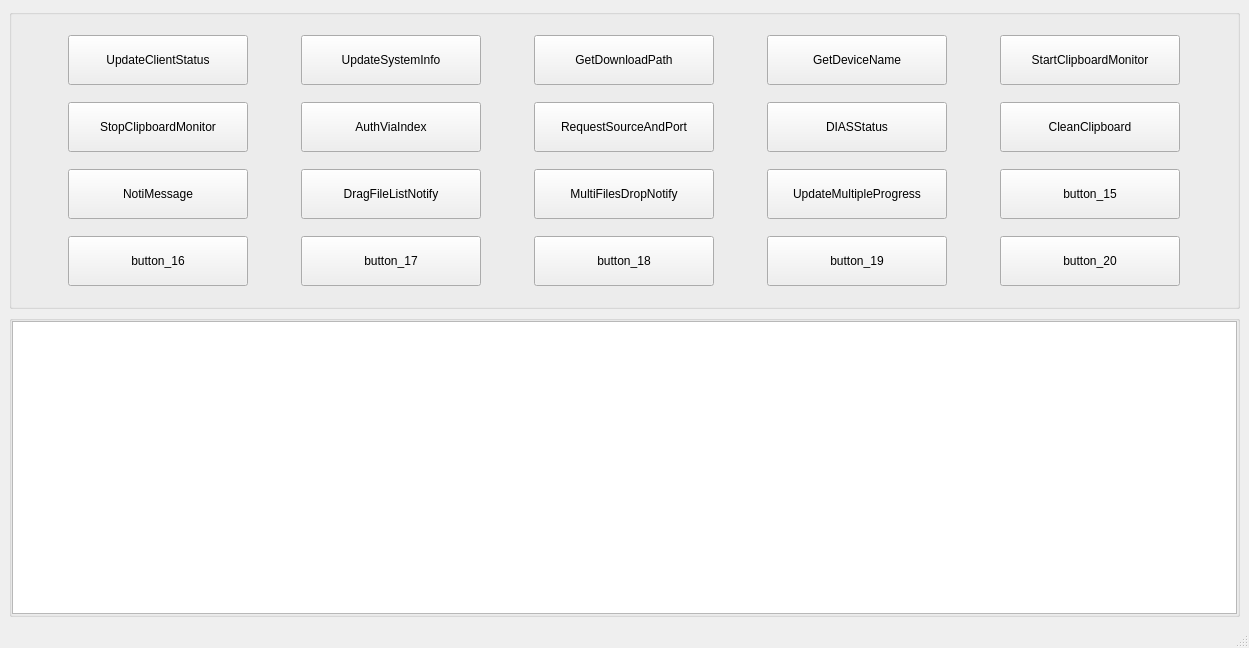
<?xml version="1.0" encoding="UTF-8"?>
<ui version="4.0">
 <class>ControlWindow</class>
 <widget class="QMainWindow" name="ControlWindow">
  <property name="geometry">
   <rect>
    <x>0</x>
    <y>0</y>
    <width>1249</width>
    <height>648</height>
   </rect>
  </property>
  <property name="windowTitle">
   <string>MainWindow</string>
  </property>
  <widget class="QWidget" name="centralwidget">
   <layout class="QVBoxLayout" name="verticalLayout">
    <item>
     <widget class="QGroupBox" name="groupBox">
      <property name="sizePolicy">
       <sizepolicy hsizetype="Expanding" vsizetype="Fixed">
        <horstretch>0</horstretch>
        <verstretch>0</verstretch>
       </sizepolicy>
      </property>
      <property name="minimumSize">
       <size>
        <width>0</width>
        <height>300</height>
       </size>
      </property>
      <property name="maximumSize">
       <size>
        <width>16777215</width>
        <height>300</height>
       </size>
      </property>
      <property name="title">
       <string/>
      </property>
      <layout class="QGridLayout" name="gridLayout">
       <item row="0" column="0">
        <widget class="QPushButton" name="UpdateClientStatus_btn">
         <property name="sizePolicy">
          <sizepolicy hsizetype="Fixed" vsizetype="Fixed">
           <horstretch>0</horstretch>
           <verstretch>0</verstretch>
          </sizepolicy>
         </property>
         <property name="minimumSize">
          <size>
           <width>180</width>
           <height>50</height>
          </size>
         </property>
         <property name="maximumSize">
          <size>
           <width>180</width>
           <height>50</height>
          </size>
         </property>
         <property name="text">
          <string>UpdateClientStatus</string>
         </property>
        </widget>
       </item>
       <item row="0" column="1">
        <widget class="QPushButton" name="UpdateSystemInfo_btn">
         <property name="sizePolicy">
          <sizepolicy hsizetype="Fixed" vsizetype="Fixed">
           <horstretch>0</horstretch>
           <verstretch>0</verstretch>
          </sizepolicy>
         </property>
         <property name="minimumSize">
          <size>
           <width>180</width>
           <height>50</height>
          </size>
         </property>
         <property name="maximumSize">
          <size>
           <width>180</width>
           <height>50</height>
          </size>
         </property>
         <property name="text">
          <string>UpdateSystemInfo</string>
         </property>
        </widget>
       </item>
       <item row="0" column="2">
        <widget class="QPushButton" name="GetDownloadPath_btn">
         <property name="sizePolicy">
          <sizepolicy hsizetype="Fixed" vsizetype="Fixed">
           <horstretch>0</horstretch>
           <verstretch>0</verstretch>
          </sizepolicy>
         </property>
         <property name="minimumSize">
          <size>
           <width>180</width>
           <height>50</height>
          </size>
         </property>
         <property name="maximumSize">
          <size>
           <width>180</width>
           <height>50</height>
          </size>
         </property>
         <property name="text">
          <string>GetDownloadPath</string>
         </property>
        </widget>
       </item>
       <item row="0" column="3">
        <widget class="QPushButton" name="GetDeviceName_btn">
         <property name="sizePolicy">
          <sizepolicy hsizetype="Fixed" vsizetype="Fixed">
           <horstretch>0</horstretch>
           <verstretch>0</verstretch>
          </sizepolicy>
         </property>
         <property name="minimumSize">
          <size>
           <width>180</width>
           <height>50</height>
          </size>
         </property>
         <property name="maximumSize">
          <size>
           <width>180</width>
           <height>50</height>
          </size>
         </property>
         <property name="text">
          <string>GetDeviceName</string>
         </property>
        </widget>
       </item>
       <item row="0" column="4">
        <widget class="QPushButton" name="StartClipboardMonitor_btn">
         <property name="sizePolicy">
          <sizepolicy hsizetype="Fixed" vsizetype="Fixed">
           <horstretch>0</horstretch>
           <verstretch>0</verstretch>
          </sizepolicy>
         </property>
         <property name="minimumSize">
          <size>
           <width>180</width>
           <height>50</height>
          </size>
         </property>
         <property name="maximumSize">
          <size>
           <width>180</width>
           <height>50</height>
          </size>
         </property>
         <property name="text">
          <string>StartClipboardMonitor</string>
         </property>
        </widget>
       </item>
       <item row="1" column="0">
        <widget class="QPushButton" name="StopClipboardMonitor_btn">
         <property name="sizePolicy">
          <sizepolicy hsizetype="Fixed" vsizetype="Fixed">
           <horstretch>0</horstretch>
           <verstretch>0</verstretch>
          </sizepolicy>
         </property>
         <property name="minimumSize">
          <size>
           <width>180</width>
           <height>50</height>
          </size>
         </property>
         <property name="maximumSize">
          <size>
           <width>180</width>
           <height>50</height>
          </size>
         </property>
         <property name="text">
          <string>StopClipboardMonitor</string>
         </property>
        </widget>
       </item>
       <item row="1" column="1">
        <widget class="QPushButton" name="AuthViaIndex_btn">
         <property name="sizePolicy">
          <sizepolicy hsizetype="Fixed" vsizetype="Fixed">
           <horstretch>0</horstretch>
           <verstretch>0</verstretch>
          </sizepolicy>
         </property>
         <property name="minimumSize">
          <size>
           <width>180</width>
           <height>50</height>
          </size>
         </property>
         <property name="maximumSize">
          <size>
           <width>180</width>
           <height>50</height>
          </size>
         </property>
         <property name="text">
          <string>AuthViaIndex</string>
         </property>
        </widget>
       </item>
       <item row="1" column="2">
        <widget class="QPushButton" name="RequestSourceAndPort_btn">
         <property name="sizePolicy">
          <sizepolicy hsizetype="Fixed" vsizetype="Fixed">
           <horstretch>0</horstretch>
           <verstretch>0</verstretch>
          </sizepolicy>
         </property>
         <property name="minimumSize">
          <size>
           <width>180</width>
           <height>50</height>
          </size>
         </property>
         <property name="maximumSize">
          <size>
           <width>180</width>
           <height>50</height>
          </size>
         </property>
         <property name="text">
          <string>RequestSourceAndPort</string>
         </property>
        </widget>
       </item>
       <item row="1" column="3">
        <widget class="QPushButton" name="DIASStatus">
         <property name="sizePolicy">
          <sizepolicy hsizetype="Fixed" vsizetype="Fixed">
           <horstretch>0</horstretch>
           <verstretch>0</verstretch>
          </sizepolicy>
         </property>
         <property name="minimumSize">
          <size>
           <width>180</width>
           <height>50</height>
          </size>
         </property>
         <property name="maximumSize">
          <size>
           <width>180</width>
           <height>50</height>
          </size>
         </property>
         <property name="text">
          <string>DIASStatus</string>
         </property>
        </widget>
       </item>
       <item row="1" column="4">
        <widget class="QPushButton" name="CleanClipboard_btn">
         <property name="sizePolicy">
          <sizepolicy hsizetype="Fixed" vsizetype="Fixed">
           <horstretch>0</horstretch>
           <verstretch>0</verstretch>
          </sizepolicy>
         </property>
         <property name="minimumSize">
          <size>
           <width>180</width>
           <height>50</height>
          </size>
         </property>
         <property name="maximumSize">
          <size>
           <width>180</width>
           <height>50</height>
          </size>
         </property>
         <property name="text">
          <string>CleanClipboard</string>
         </property>
        </widget>
       </item>
       <item row="2" column="0">
        <widget class="QPushButton" name="NotiMessage_btn">
         <property name="sizePolicy">
          <sizepolicy hsizetype="Fixed" vsizetype="Fixed">
           <horstretch>0</horstretch>
           <verstretch>0</verstretch>
          </sizepolicy>
         </property>
         <property name="minimumSize">
          <size>
           <width>180</width>
           <height>50</height>
          </size>
         </property>
         <property name="maximumSize">
          <size>
           <width>180</width>
           <height>50</height>
          </size>
         </property>
         <property name="text">
          <string>NotiMessage</string>
         </property>
        </widget>
       </item>
       <item row="2" column="1">
        <widget class="QPushButton" name="DragFileListNotify_btn">
         <property name="sizePolicy">
          <sizepolicy hsizetype="Fixed" vsizetype="Fixed">
           <horstretch>0</horstretch>
           <verstretch>0</verstretch>
          </sizepolicy>
         </property>
         <property name="minimumSize">
          <size>
           <width>180</width>
           <height>50</height>
          </size>
         </property>
         <property name="maximumSize">
          <size>
           <width>180</width>
           <height>50</height>
          </size>
         </property>
         <property name="text">
          <string>DragFileListNotify</string>
         </property>
        </widget>
       </item>
       <item row="2" column="2">
        <widget class="QPushButton" name="MultiFilesDropNotify_btn">
         <property name="sizePolicy">
          <sizepolicy hsizetype="Fixed" vsizetype="Fixed">
           <horstretch>0</horstretch>
           <verstretch>0</verstretch>
          </sizepolicy>
         </property>
         <property name="minimumSize">
          <size>
           <width>180</width>
           <height>50</height>
          </size>
         </property>
         <property name="maximumSize">
          <size>
           <width>180</width>
           <height>50</height>
          </size>
         </property>
         <property name="text">
          <string>MultiFilesDropNotify</string>
         </property>
        </widget>
       </item>
       <item row="2" column="3">
        <widget class="QPushButton" name="UpdateMultipleProgress_btn">
         <property name="sizePolicy">
          <sizepolicy hsizetype="Fixed" vsizetype="Fixed">
           <horstretch>0</horstretch>
           <verstretch>0</verstretch>
          </sizepolicy>
         </property>
         <property name="minimumSize">
          <size>
           <width>180</width>
           <height>50</height>
          </size>
         </property>
         <property name="maximumSize">
          <size>
           <width>180</width>
           <height>50</height>
          </size>
         </property>
         <property name="text">
          <string>UpdateMultipleProgress</string>
         </property>
        </widget>
       </item>
       <item row="2" column="4">
        <widget class="QPushButton" name="button_15">
         <property name="sizePolicy">
          <sizepolicy hsizetype="Fixed" vsizetype="Fixed">
           <horstretch>0</horstretch>
           <verstretch>0</verstretch>
          </sizepolicy>
         </property>
         <property name="minimumSize">
          <size>
           <width>180</width>
           <height>50</height>
          </size>
         </property>
         <property name="maximumSize">
          <size>
           <width>180</width>
           <height>50</height>
          </size>
         </property>
         <property name="text">
          <string>button_15</string>
         </property>
        </widget>
       </item>
       <item row="3" column="0">
        <widget class="QPushButton" name="button_16">
         <property name="sizePolicy">
          <sizepolicy hsizetype="Fixed" vsizetype="Fixed">
           <horstretch>0</horstretch>
           <verstretch>0</verstretch>
          </sizepolicy>
         </property>
         <property name="minimumSize">
          <size>
           <width>180</width>
           <height>50</height>
          </size>
         </property>
         <property name="maximumSize">
          <size>
           <width>180</width>
           <height>50</height>
          </size>
         </property>
         <property name="text">
          <string>button_16</string>
         </property>
        </widget>
       </item>
       <item row="3" column="1">
        <widget class="QPushButton" name="button_17">
         <property name="sizePolicy">
          <sizepolicy hsizetype="Fixed" vsizetype="Fixed">
           <horstretch>0</horstretch>
           <verstretch>0</verstretch>
          </sizepolicy>
         </property>
         <property name="minimumSize">
          <size>
           <width>180</width>
           <height>50</height>
          </size>
         </property>
         <property name="maximumSize">
          <size>
           <width>180</width>
           <height>50</height>
          </size>
         </property>
         <property name="text">
          <string>button_17</string>
         </property>
        </widget>
       </item>
       <item row="3" column="2">
        <widget class="QPushButton" name="button_18">
         <property name="sizePolicy">
          <sizepolicy hsizetype="Fixed" vsizetype="Fixed">
           <horstretch>0</horstretch>
           <verstretch>0</verstretch>
          </sizepolicy>
         </property>
         <property name="minimumSize">
          <size>
           <width>180</width>
           <height>50</height>
          </size>
         </property>
         <property name="maximumSize">
          <size>
           <width>180</width>
           <height>50</height>
          </size>
         </property>
         <property name="text">
          <string>button_18</string>
         </property>
        </widget>
       </item>
       <item row="3" column="3">
        <widget class="QPushButton" name="button_19">
         <property name="sizePolicy">
          <sizepolicy hsizetype="Fixed" vsizetype="Fixed">
           <horstretch>0</horstretch>
           <verstretch>0</verstretch>
          </sizepolicy>
         </property>
         <property name="minimumSize">
          <size>
           <width>180</width>
           <height>50</height>
          </size>
         </property>
         <property name="maximumSize">
          <size>
           <width>180</width>
           <height>50</height>
          </size>
         </property>
         <property name="text">
          <string>button_19</string>
         </property>
        </widget>
       </item>
       <item row="3" column="4">
        <widget class="QPushButton" name="button_20">
         <property name="sizePolicy">
          <sizepolicy hsizetype="Fixed" vsizetype="Fixed">
           <horstretch>0</horstretch>
           <verstretch>0</verstretch>
          </sizepolicy>
         </property>
         <property name="minimumSize">
          <size>
           <width>180</width>
           <height>50</height>
          </size>
         </property>
         <property name="maximumSize">
          <size>
           <width>180</width>
           <height>50</height>
          </size>
         </property>
         <property name="text">
          <string>button_20</string>
         </property>
        </widget>
       </item>
      </layout>
     </widget>
    </item>
    <item>
     <widget class="QGroupBox" name="groupBox_2">
      <property name="sizePolicy">
       <sizepolicy hsizetype="Expanding" vsizetype="Expanding">
        <horstretch>0</horstretch>
        <verstretch>0</verstretch>
       </sizepolicy>
      </property>
      <property name="title">
       <string/>
      </property>
      <layout class="QHBoxLayout" name="horizontalLayout">
       <property name="spacing">
        <number>0</number>
       </property>
       <property name="leftMargin">
        <number>0</number>
       </property>
       <property name="topMargin">
        <number>0</number>
       </property>
       <property name="rightMargin">
        <number>0</number>
       </property>
       <property name="bottomMargin">
        <number>0</number>
       </property>
       <item>
        <widget class="QTextEdit" name="logInfoEdit">
         <property name="font">
          <font>
           <family>Microsoft YaHei</family>
           <pointsize>11</pointsize>
          </font>
         </property>
        </widget>
       </item>
      </layout>
     </widget>
    </item>
   </layout>
  </widget>
  <widget class="QMenuBar" name="menubar">
   <property name="geometry">
    <rect>
     <x>0</x>
     <y>0</y>
     <width>1249</width>
     <height>21</height>
    </rect>
   </property>
  </widget>
  <widget class="QStatusBar" name="statusbar"/>
 </widget>
 <resources/>
 <connections/>
</ui>
